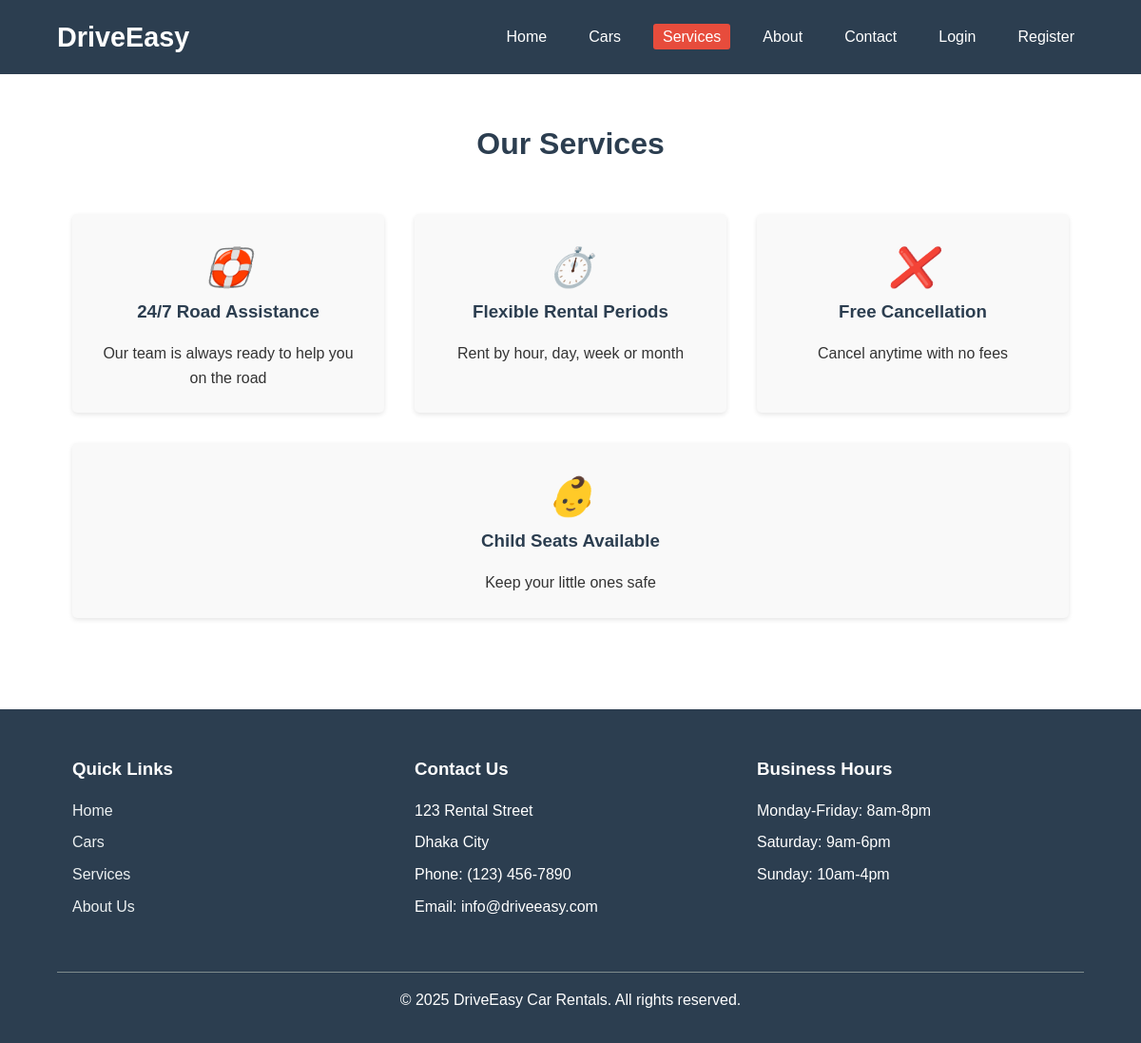
/services.php, run on the app's committed database.
### tables this page shows
CREATE TABLE services (
    id INT AUTO_INCREMENT PRIMARY KEY,
    title VARCHAR(100) NOT NULL,
    description TEXT NOT NULL,
    icon VARCHAR(50) NOT NULL
);

### services.php (the view, shortened to what this page needs)
<?php
require_once 'db_connect.php';
include('includes/header.php');
$sql = "SELECT * FROM services";
$result = $conn->query($sql);
?>
<section class="features">
    <div class="container">
        <h2 class="section-title">Our Services</h2>
        <div class="feature-grid">
            <?php if ($result->num_rows > 0): ?>
                <?php while($service = $result->fetch_assoc()): ?>
                    <div class="feature">
                        <i><?= $service['icon'] ?></i>
                        <h3><?= $service['title'] ?></h3>
                        <p><?= $service['description'] ?></p>
                    </div>
                <?php endwhile; ?>
            <?php else: ?>
                <p>No services available at the moment.</p>
            <?php endif; ?>
        </div>
    </div>
</section>
<?php
include('includes/footer.php');
?>

### assets/css/style.css (style rules this page uses)
* { margin: 0; padding: 0; box-sizing: border-box; font-family: Arial, sans-serif; }
body { line-height: 1.6; color: #333; }
.container { width: 90%; max-width: 1200px; margin: 0 auto; }
.features { padding: 3rem 0; text-align: center; }
.section-title { font-size: 2rem; margin-bottom: 2rem; color: #2c3e50; text-align: center; }
.feature-grid { display: flex; justify-content: space-between; flex-wrap: wrap; }
.feature { flex: 1; min-width: 250px; padding: 1.5rem; margin: 1rem; background-color: #f9f9f9; border-radius: 5px; box-shadow: 0 2px 5px rgba(0,0,0,0.1); }
.feature i { font-size: 2.5rem; color: #e74c3c; margin-bottom: 1rem; }
.feature h3 { margin-bottom: 1rem; color: #2c3e50; }

### data on the page
services: icon "🛟", title "24/7 Road Assistance", description "Our team is always ready to help you on the road"
services: icon "⏱️", title "Flexible Rental Periods", description "Rent by hour, day, week or month"
services: icon "❌", title "Free Cancellation", description "Cancel anytime with no fees"
services: icon "👶", title "Child Seats Available", description "Keep your little ones safe"
